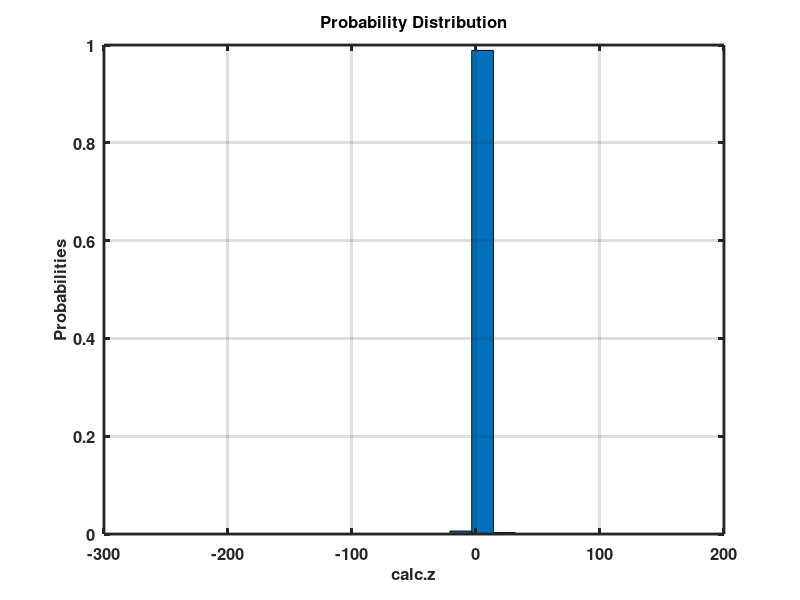

Recreate this plot in MATLAB.
Y = [
   3.8126525485450213e-001
  -8.1834411036884702e-001
  -1.5672032389119003e-001
   2.3904855311677287e-001
   2.4769430460288649e-001
  -1.0184072115723896e-002
  -3.8675295661658449e-002
   8.4570887240664153e-002
   2.1044454844268085e-001
  -1.4952504424888308e-001
  -2.4640042057984608e-002
   8.9781729954120382e-001
   1.9172040746677479e-001
   2.0028795656734542e-003
  -1.5077606259729315e+000
   4.1568118069993144e-002
  -4.1643678211142350e-002
   7.4116645303030929e-002
  -6.6310991170010200e-002
  -1.6667166038054868e+000
   3.6884932322483177e-001
   9.7865087935075659e-002
   2.7074836601009311e-001
   1.4773664131034723e+000
  -3.6448512332319737e-002
   1.1791765565652197e-001
   6.0585098721205843e-001
  -1.2217746689436196e-001
  -5.6635816703235566e-002
   9.7092545488140197e-002
   1.5849172477704512e-001
  -9.6107053972060164e-001
  -8.8216970173115861e-002
   8.2968309848103161e-002
   4.3058083952207324e+000
   2.6366410178293936e-001
  -1.2845636050027787e-001
  -1.6291337335011935e-001
   3.5433538305617240e-003
  -2.8616745728334070e-001
  -8.9185428586984021e-003
  -6.6768038268843116e-002
  -6.1265511807969304e-002
   3.7771791969340190e-002
   7.6532672091073478e-003
  -2.8765276714482713e-001
   4.1438828179637527e-001
   2.0785975891409154e+000
   1.0656418948802504e-001
  -3.8167060778472303e-002
  -4.3136040954974704e-002
  -5.6980404953004882e-001
  -7.6877266958848045e-001
   4.0772587424259621e-001
  -3.6087633182763651e-001
   4.2319790901087846e-002
   4.2319790901087846e-002
   6.2457822292158030e-002
   3.1991212680869091e-001
  -2.1132913366198214e-001
   7.7824904459584066e-002
  -4.9101266652889178e-002
  -9.3344810899561814e-002
   4.2284952609727361e-003
  -2.4988087247041434e-003
  -8.6740343318498458e-001
  -8.6740343318498458e-001
   2.7273976188254628e-001
   5.1053578581093717e-001
   5.0468153117655812e-001
   5.0091356178706226e-001
  -3.6722882479325758e-001
   4.3127708039414514e-001
  -5.0204856289293179e-002
  -1.1896455214898902e+000
  -6.5608097662260056e-002
  -4.9123784516797608e-001
   1.2416525888664577e-001
   2.6337373829025335e-002
   1.7810671609172112e-002
  -8.5514641720321471e-002
   8.5953896141586189e-002
  -1.5458231112109295e-002
   2.6875383113818524e-001
   5.3471693268128402e-002
  -1.2428691000748837e+000
   1.2623291553526458e-001
  -2.3729523769032253e-002
  -1.9852391020707898e-002
   1.9584549413751779e+000
  -3.4408740443077838e-002
  -3.2458184318154205e-002
  -3.4614982329080994e-003
   1.4047815150849503e-002
  -2.4860836840406778e-001
  -1.1672929796934682e-001
  -9.6689805845815532e-002
  -5.5064603847359672e-002
  -1.3815895000926171e-001
  -1.6778108986285198e-001
  -5.1798923090502487e-004
   3.9796058814245319e-002
   2.0158470291705855e-002
   3.1276210060332804e-001
  -1.7854536628264622e-001
  -1.2357262664453164e-001
   1.3849007955049472e-001
  -1.1963988692838504e-001
   3.8898206575359535e-002
   4.4577621457946415e-001
  -3.0141004483015016e-001
   9.5619831766928370e-002
   1.4646063949845417e-001
   5.1571373681689819e-002
   4.8370798711136181e-001
  -1.3093905616314980e-001
  -2.5107740260644307e-001
   4.6994415337194501e-001
   4.6994415337194501e-001
  -4.3578909908555180e-001
  -9.2915019884801969e-002
   9.7490474712548791e-002
  -9.6210949439717031e-002
  -1.1924471066041791e-002
  -1.4439220579975356e-001
  -6.0879934451472995e-001
  -1.4166802180372712e-001
   2.3971830344876688e-001
  -1.2130745086302623e-001
   8.4350726080665711e-002
  -7.1008746564769065e-001
  -3.7485632129785243e-002
  -6.8557250625736837e-002
  -5.7348782187919251e-002
   7.0272473311576558e-002
  -1.3945862236811020e+000
   9.8740636514937863e-002
   2.1009241699284410e-002
   3.1881023795520946e-001
  -1.8928174230327324e-001
  -5.7489114655341211e-001
   1.1382215297080689e-001
  -2.1140496606485830e+000
  -7.6574447024311862e-002
  -7.6574447024311862e-002
   4.4042814380113669e-002
   3.0669473515397860e-001
   1.7478037676578104e-001
  -6.2097385385941367e-002
   5.0384429037892725e-002
   5.5295494909210285e-001
   1.6839255535382604e-002
  -4.3504811685991067e-002
  -3.3642501106301387e-001
   7.0798560849048758e-002
   7.0367363320185880e-002
  -6.4398479814704673e-002
  -3.0062494023492342e-001
  -4.9221982100116086e-002
  -6.7478797012576461e-002
  -1.0897661181273558e-003
  -1.9296278443167139e-001
  -8.4316615850104148e-001
   1.9495826054932353e-001
  -1.3732101463026483e+000
   7.8599947814023616e-002
  -5.0646517693325921e-001
  -1.3639738185331815e-001
   8.6940834576952619e-004
  -8.8946230479401506e-002
   8.9367736679232798e-002
   2.4781566295458232e-001
  -5.8166401545124014e-001
  -6.0663306454609378e-002
   1.3100483243134303e-001
   1.0153250141672161e+000
  -2.0844663444588465e-003
   9.1935248914055623e-001
  -1.4177451826107856e-002
  -1.7322334615065910e-002
  -1.9274604617730468e-001
  -2.4267857044608857e-001
   5.9616400266933808e-002
   5.0835281905167595e-001
   5.0835281905167595e-001
  -7.3600466978595300e-003
  -6.8740750177404186e-001
  -1.5046855205415278e-002
   3.8146901833097955e+000
  -1.0760673772531861e+000
  -8.5303131537594792e-002
   2.4335424584797663e-001
   3.0985793391511651e-001
   6.5929539042173269e-001
   1.2859529499815764e-001
  -1.3073404806967742e-001
   1.6402691259197337e+000
   1.8940640459751842e-002
   2.3589465566368099e-002
   3.6482543535870371e-001
   9.3482052881948052e-001
   1.0360946987234802e-001
   7.4617539823979575e+000
  -1.2585375540850585e-001
  -2.4744018877831073e-001
   6.1834964703154838e-001
  -5.9206163232389683e-002
  -4.7316565209486078e-001
   2.1956934769088773e-001
  -1.1481123787957002e-001
   1.4328682102711529e-001
  -4.7900175876227713e-003
  -2.9781149324207279e-001
  -5.1600368731570256e-001
  -1.2003458620802428e-001
  -8.3571218112954648e-002
  -4.1128403625732994e-002
   1.7338549519481233e-001
  -1.7910228766757526e-002
  -1.7969788793094199e-001
   9.0124573727846033e-002
  -1.0291866933755978e-001
  -2.0308474445777928e-002
   2.8898929909145393e-001
   4.5041063586343112e-002
   3.9623231827746713e-001
  -3.0720342752249202e-002
   5.3423557818516626e-002
   6.9455955459766253e-002
   5.3118367315177509e-002
   2.7264487171033158e-001
   2.0122720042462947e-001
   1.5129504156375126e-001
  -4.3241301017918310e-001
   9.6164057966596061e-003
  -1.8623834500149267e-001
  -1.9236810798731127e-001
   5.8101820679346897e-003
   5.8101820679346897e-003
   1.3635647107855183e+002
   2.2496850409100122e-001
  -3.1523934856795569e-002
  -2.0947634742560655e+000
  -4.2511692922065314e-001
   2.1866206392135030e+000
  -6.6194091611232853e-002
  -3.0099996347729335e-002
   2.0464148245227362e-001
  -9.8188810614787958e-003
   1.2778540474331462e-001
   3.7153907453910207e-001
  -3.1455872001703900e-001
  -1.8762582945066961e-001
  -3.1393483707654242e+000
   5.7267289871415973e-002
   1.4834685701596592e-002
   1.2081576979739497e-001
   9.0052987007489191e-002
   2.9074998428058196e-001
  -2.1666635275198427e+000
   8.2394980044705995e-002
  -1.5477333798876644e-001
   8.1692545834978836e-001
  -2.2020175539797082e-001
   1.4406799683816260e-001
   4.3291573478854227e-002
   4.0814936345865599e-001
  -1.6769208627089363e-001
   4.4386080451549581e-001
   7.0715517221654686e-002
   4.3274491053925634e-001
   1.9986876237227189e-001
  -1.7259010893858950e-001
   1.3913541391507451e-002
  -6.7704260445441283e-003
   2.4903289320079566e-001
   3.1207883143163223e-001
   3.5139012065903190e-002
  -6.9426060648748167e-001
   1.0907580063964950e-001
   1.2513887020655551e-001
   3.8794546102736732e-001
   2.9324154105355860e-001
   2.4037429781979222e-001
   4.7986631103294312e-002
   7.2442742267211188e-002
  -2.9612941731179337e-001
   8.6008169820205923e-003
  -1.0457730694680383e+000
  -2.5906625067526878e-001
  -2.4553279897969008e-001
   1.0038325059040829e-001
   1.8440842100533897e-001
  -4.2479610592491744e-002
  -6.1079534174149486e-001
   2.2717050663113669e-001
   2.7155797682393173e-001
  -1.2541975262686544e-001
  -3.5446777381597067e-001
  -1.8388490293303899e+000
  -3.2754323012252712e-001
   1.4256106703271623e-001
  -2.1194494366177097e-001
   4.8864997553011351e+000
  -7.3404505020649824e-002
  -2.7427494779132328e-001
  -1.6985400903826300e-001
  -4.4478526363490345e-001
   4.2858322321309636e-002
   3.6155432400252135e-001
   1.1426786154531211e-001
   5.5668972222471769e-001
  -2.7916755905378410e-001
  -4.0240395088716477e-002
   4.3035608620057814e-002
  -1.4547901646606087e-001
  -1.3229881183235934e-001
   4.2398274307483536e-001
   1.9516189490467406e-001
   6.3009918379898633e-001
   8.2687164115528800e-001
   5.4272074006138449e-001
  -1.9995303019584767e-003
   1.4216861525342334e-001
   1.9498093633206925e-001
  -1.3235659812039974e-001
   1.5691051152907637e-001
  -2.2847145979817195e-003
   5.6457868953422441e-001
   4.7823030563932312e-001
   3.3902999481370761e+000
  -5.1198691031268806e-001
  -4.5440732039986026e-002
   2.4464783818342478e-001
  -4.7566510820055440e-002
   1.1061769416243579e+000
  -1.3129633620991918e-001
   3.0987641852949156e-002
  -4.8703142523550075e-001
  -1.1495457110703863e-001
   3.2905675293254144e-001
   5.9551778023598331e-002
   3.6540474242388904e-001
   8.5523492069699530e-002
   3.0088644586647267e-002
   3.4983469942454368e-002
  -2.7689746320347073e+000
  -7.9129589723329385e-001
   2.5251385774420498e-001
   1.2562483635068142e-001
  -1.4660067507977525e-002
  -3.7045724878553350e-002
   1.2267711433262077e-003
   7.5494642544492652e-001
  -2.5286789353189381e+000
  -1.5488313992921623e-001
  -2.5320033797755337e-001
  -2.2796673955345242e-001
   3.5452109572573581e-001
   1.7269500891345533e+000
  -1.5252890175858336e-001
   1.0462374086958304e-001
  -5.1058195384011829e-001
   3.0461746753192426e-002
   1.4113752491596885e+000
   2.6895666100516880e-001
   3.9447158776757384e-002
   6.4256393933071684e-002
   4.4542847726287221e-002
   1.0665918293529893e-001
   1.0696954180759068e+000
  -6.7988925425270477e-002
  -1.2556655105069314e-002
  -1.2556655105069314e-002
   2.2641336645841545e+000
  -1.4224553845838467e-001
  -4.5527932933712467e-001
   2.0494483468497457e+001
  -3.7612360711262505e-002
   1.6931931717148885e-001
  -2.9827510380335369e-002
   7.5976696577901891e-003
   6.2162509945630539e-003
   1.3203337779023441e-001
   1.3605480256736621e-001
   5.1462693475660945e-002
   1.6358523425316029e-001
   1.0664246295690674e+000
  -4.9035975308531748e-001
   2.2601636040680315e-002
   2.0272111622740574e-001
   1.6448299603603320e+000
  -1.3889325474929137e-001
  -3.2936117478906742e-002
  -9.0963959003549411e-001
  -2.2886989339621122e-001
  -1.6746750983471039e+000
  -6.8996279010668404e-002
  -6.8996279010668404e-002
  -1.9562578251523671e-001
   7.5477749488647022e-002
  -2.3574033276275294e-001
   3.0982820952643712e-002
  -1.0857709823024402e-001
  -2.2519046597196252e-001
  -7.1454550463501618e-002
   6.3249111469487584e-002
   8.5122643969486533e-001
  -1.8421369329001214e-001
  -1.6437025781089343e-002
  -1.6437025781089343e-002
  -8.2972606884871825e-001
   2.6869756917194620e+000
  -3.7028372704327558e-002
   5.8022417629990031e-001
  -5.6620233670047615e-001
   5.8157622570458756e+000
  -9.5593103507728802e-002
   7.6009646671609671e-002
  -3.8029534940583937e-001
  -1.8097654241160588e-001
  -2.0128076048847471e-001
  -5.9699318176112581e-001
  -5.0615469531090224e-002
   2.4454640022944046e-001
   7.8217756556714657e-001
  -1.1631667145196735e-001
   9.8000755228341077e-002
   7.7097070950321547e-002
   2.4469343772557738e-002
  -9.6141343976273136e-002
  -4.3208341241491005e-002
   3.1296521316789200e-002
  -1.5109235504513310e-001
   3.1019101214727070e-002
   3.9446284366513533e-002
   6.1416439075539841e-001
   1.7172260785983637e-001
  -1.0692012141045995e-001
  -7.8378832015002106e-002
   5.6147825946471275e-002
   1.7886712047740558e-001
   3.5055985197755463e-001
   6.3200559790065674e-003
   2.5973796000869607e-002
   3.5301242665362116e-002
   1.2096746186939794e-002
   4.1735632684880292e-001
   1.9216870459582555e-001
  -9.2337544864159486e+000
   2.6733909962836734e-002
  -2.3686689707138922e-001
  -2.8582893976250301e-001
   3.8360107596555421e-002
  -1.1344349947988192e-001
  -5.5468032225007284e-002
  -5.0638904860371363e-002
   1.8132927046156669e-002
  -4.4773398954660766e-002
  -1.0146008599167435e-001
  -6.6359165923561810e-003
   2.7976621799030984e-002
   2.2789870449755037e-001
   2.4041405383669315e-001
  -2.6685771460572279e-002
  -2.5059998432891570e-002
   2.6471608880921788e-001
  -4.1782653067137993e-002
   4.3848481406206663e-001
   2.9149735424261941e-001
  -2.8895664251532855e-002
  -7.3785380419995250e-001
  -2.2393292707316489e-001
   7.6067308175943680e-004
  -6.8707592079193913e-001
  -3.6052691586176602e-003
  -4.9682524291967295e-001
   7.9926548754722951e-002
  -8.6907860897288178e-002
  -3.7116305247824183e-001
   1.7084425246279195e-001
   1.4648396986502649e-001
  -1.8540026717212148e+000
   1.4665070994968527e-001
  -1.7170368791114543e+000
   1.3442592858013072e-001
   9.8713615180207381e-001
  -3.0760421431977464e-001
  -1.5739740643962127e-003
  -3.6792358540373065e-003
  -1.0532693167788280e-001
   9.6117334947431021e-002
   4.1756256455025542e-001
   5.0258018353259749e-002
   3.4346462971884648e+000
  -2.2957648146113843e-001
   9.8386541507095110e-002
   1.7636605630567284e-001
   8.8826061518505306e-002
  -4.0963795856109465e-002
  -1.2389274491376707e-001
  -4.4214555713443698e-001
   1.1420167641572249e-001
  -1.4294506271585405e-001
  -5.2192802043432865e-002
  -1.1379505210285031e-001
  -1.2312116853443905e-001
   8.6932285931081293e-002
   1.9255461922768663e-001
  -7.9422743535012500e-003
  -7.9422743535012500e-003
   9.2901515172460336e-001
   1.4338196513281987e-001
   1.3291079477577052e-003
  -5.1863126748736617e-002
   1.0369400988264758e-001
   8.6423398952262753e-002
  -6.4899428813009294e-002
  -1.5930855701558472e-001
  -1.3343178090783386e-001
  -1.3180784349741934e-001
  -4.2832449520923571e-001
   4.8482538718120784e-002
  -1.4444233483340703e-002
   1.5012736645629940e-001
   2.0070703181814112e-001
  -1.7860789988772863e-001
   2.0252987067164965e-001
  -1.1322628567552481e-001
   3.7129730052305199e-001
  -3.7587379096933778e-002
  -9.6607921932064258e-002
  -4.7920927218260595e-001
  -6.0507821329290057e-001
  -3.9911102055800557e-001
  -4.2121101420169244e-001
  -4.9484713398693231e-002
  -3.9487297004227241e-002
  -5.0307894400855135e-001
   6.4806922896440922e+000
   2.8928638287767139e-001
  -1.4060077568099150e-001
  -1.4060077568099150e-001
  -9.0854608187528038e-002
  -2.5062715836704802e-002
  -5.8133403449613774e-001
  -6.2291772582776239e-001
   5.3739314266671348e-002
   5.3739314266671348e-002
   1.9170364097959158e-001
  -3.0013006999788661e-001
  -4.3129521156674032e-002
  -4.3031021374199818e-001
   4.2489627659543083e-001
  -5.1327568791880725e-002
  -6.6508221468650874e-002
   2.7330540290781613e-001
  -5.5063446651703554e-002
   7.2335386086757422e-002
   4.1373927381537356e-001
   4.6812002015953631e+000
  -2.2533156257377621e-002
  -3.8733840212067244e-001
  -1.0961609364961113e+000
   1.6745851253251903e-001
  -2.7466315590429807e-002
  -7.5841486617818443e+000
  -7.2149610435988101e-003
  -7.3931186604448570e-002
  -4.8035482742222300e+000
  -3.7806591219482870e-002
  -2.4347891683610335e-002
   1.4583316959169141e+000
  -1.1469165270871938e-001
  -2.7731976273045817e-002
  -6.4095778028201975e-002
   1.4143048889290730e-001
   1.7479780627040753e-001
   3.9438271096696603e-001
   1.6116370564906304e-001
  -1.9267193492470566e-001
   1.0197085720409220e-001
   2.5576132250233665e-002
   4.9470088461488773e-002
  -1.9660399322873279e-001
  -3.5231454746289964e-001
  -1.1883191017117994e-001
  -1.1669922131593947e-001
  -1.6151542081350651e-001
  -1.5757247009742428e-002
  -5.7562577676220895e-002
  -6.9742528299411188e-001
   8.3540580549881427e-001
  -5.3942336605150368e-002
  -1.4230451039289996e-002
  -1.1240048297809413e-002
  -1.8860234469441134e-001
   4.7681443391891398e-001
  -9.0730267632059630e-002
  -1.3691174495358969e+000
   2.8998708096763837e+000
  -6.2426449899490886e-002
  -2.9226679422773398e-002
  -2.9226679422773398e-002
  -2.2053434460071455e-001
   1.8991711896943628e-001
  -2.1328480896514126e+000
  -8.2366713145186754e-001
  -2.4528291402828164e+000
  -3.4413643579350707e-002
   5.7538462662587844e-002
  -2.4882266436327879e-001
   4.7249201575542910e-002
   4.5035249503618668e-001
   2.5504630715220089e-001
   3.0221423622360427e-001
   2.4471769313940955e-001
  -7.8947557976806282e-001
   6.7782200021455352e-002
   6.7782200021455352e-002
   1.1131477224799127e-001
   9.7399730485281763e-002
   4.0318470554221580e-001
   7.0798271278253000e-002
  -6.9438475731954963e-001
   1.3512132066491201e-002
   8.5878295825089004e-002
  -6.6943570303168703e-003
   9.1547812541931811e-002
  -9.1652398701897911e-002
   2.1071746721870685e-001
   1.6104257731780058e-001
   8.5222408487843446e-002
  -2.8412351358536952e-001
  -3.7330085887673906e-002
   4.0688779271209324e-001
   7.0675770806490223e-001
   3.9751072441246782e-003
  -8.9233299074341854e-002
  -8.6108906669234286e-001
  -8.6108906669234286e-001
   3.7254681062312671e+000
   2.8216167314130989e-002
   3.3536423460625042e-001
  -4.2405440928158911e-001
  -4.3154641589391849e+000
  -3.2180929703037581e-001
  -2.1487601843452473e-002
   3.5778461290364905e-001
   6.4059455110477825e-001
   1.0072863873201516e+000
  -3.7201844007271695e-001
   9.3612254670271070e-003
  -4.8944076107906548e-001
  -3.3092620823544985e-002
   7.5368564110457226e-001
   1.7798120588105338e+001
   6.1550834745206555e-002
   3.8174064526549700e-002
  -3.0820617887509578e-002
   3.0270169120689527e-001
  -5.9667066003296597e-002
  -1.0543334419114980e-001
   2.3806070436815763e-001
  -9.5648727922115692e-002
  -6.4862781649348722e-002
  -6.6580894650501252e-002
  -5.4794498602201210e-002
   3.0089258069051211e-001
  -3.9764552292400468e-001
   4.9905719228565382e-001
   5.1151509704270559e-001
   6.9348196915238951e+000
  -2.1053843116606736e+000
  -6.8404623985325125e-002
  -1.0139863943608257e-001
   1.0947314759116582e-001
   8.6324546564376312e-002
   5.1554891617096588e-001
  -2.4508150065439736e-002
   7.7824727259809406e-002
  -1.0978865604177093e-001
   6.6413397411110331e-001
  -1.1065922358565838e-001
  -3.9798691302733780e-002
  -6.7979417532054748e-002
   7.0372523006874621e-001
   2.9922585049527134e-001
  -4.6485340007544243e-002
   2.7238984768819047e-001
  -5.5614007385363297e-002
   1.1507692343054084e-001
  -1.0034461054519026e+001
   1.5314475422354734e-001
  -2.9736500478322109e-001
  -1.3873219102414552e-001
   7.4400769253378618e-001
   1.8473598797591298e-001
   7.6238634991240772e-001
   1.6436964992622871e-001
   1.1643469071302888e-001
   1.4787472921633885e-001
   1.8889671732439528e-001
  -2.4885023877160361e-002
  -5.1070409337024680e-001
   2.2232754806484936e+000
   4.6111249121500869e-001
  -4.7507662882562286e-002
  -6.9942212904069223e-001
  -1.6993520547414175e-002
  -2.8256913231187308e-001
   8.8789367963061777e-002
   2.7259001281654688e-001
  -1.3370502912958594e-002
   6.4816318985879945e-002
   6.4836180328897167e-002
  -2.7244019848258427e-001
  -5.0115330784854570e-002
   2.0136708236799741e-001
   5.8947114104793717e-002
  -3.9302940495656399e-002
  -2.0829635330391327e-001
  -4.0569228691252773e-001
   3.8031532240885862e-001
  -9.6908256563724732e-002
  -3.1195925726907270e-001
   1.1053083057755060e+000
   1.0334569961912341e-002
   3.6450583684169802e-001
  -2.0884497208012961e-001
  -1.3947160276315998e-001
   1.4436014074513789e-001
   1.4436014074513789e-001
  -1.0386889445983796e-001
   9.5397679588178200e-002
   9.5397679588178200e-002
   2.6178376824365346e-001
   2.3405206195062830e-001
   1.4161692668855275e-002
   1.8612008283111547e-002
  -6.2525747223849321e-002
  -2.3717477597389746e-002
  -2.1648722370975962e-001
   9.6686746547702679e-002
   3.0415736185906728e-001
  -3.4970482214943016e-001
  -3.4970482214943016e-001
  -9.9136010961636697e-002
   1.1771669278176761e-001
  -1.7149157399443591e-002
   2.2297611267396705e-001
  -6.3116286554365320e-001
  -4.6556257500554721e-001
  -6.0310595178980957e-002
  -1.3707011012076951e+000
   2.8374179241864173e-001
  -2.3495546112090723e-001
   2.8643800835920685e-001
   1.3271091057233128e-001
   9.1457390761832930e-002
   1.2805949526225108e-001
   2.5332097157008876e-001
  -4.4450494709209815e-001
  -2.1331027447312245e-001
   2.5805489337155735e-001
  -2.5241003024928099e-002
  -9.8481766224984435e-001
  -9.4496816676724674e-002
   3.8016732955076155e-002
  -1.1981656406436528e-001
  -3.7691142951063010e-002
  -1.9018842364700433e-001
  -1.9018842364700433e-001
  -6.7152148773448009e-002
  -9.7354653226736670e-002
   1.7961832984049531e-003
  -1.1921556100316699e-001
  -6.6988804869029146e-003
  -7.0089310288530285e-002
   8.0813883394861313e-002
   2.9065273044527012e-001
   2.9093435727745330e-002
  -8.4336103667124893e-002
  -1.0356561975409662e+000
   1.9032573680416016e+000
  -1.2613732996600149e-001
  -7.2994506178971352e-002
  -5.8726200989466182e-001
  -1.7701616388094185e-001
  -3.7425068732890858e-002
   2.2862796324451801e-001
   1.8204556841236934e+000
  -1.4255632035095073e-001
   3.0583506964055041e-001
   4.1326378924249546e-001
   7.9186133171433429e-002
  -1.0414067605905311e+000
   3.1501786423449363e+000
   4.2629088522209362e-002
   4.2629088522209362e-002
   2.5070754510489157e-001
   1.3303185435378909e-001
   6.3685050212332162e-001
  -2.5443387859543276e-001
   1.9492614511973656e-002
   1.4466742980984529e-001
   3.1433980013501550e-001
   1.7266838558128364e-001
   6.9020444486147525e-003
   8.5855039259447030e-001
   2.1798246448130071e-001
   1.5480804036784663e+001
   4.8708775018290858e-002
  -5.9575859743913294e-003
   6.7435411849205137e-002
   1.4434502016762213e-001
   4.1820274322579516e-002
   2.0216082235612129e-001
  -1.5146991125821642e-002
  -1.6332889784724378e+000
  -1.5115136197263106e+000
  -1.6940443762519433e-001
  -1.8897801555151761e-001
   4.3096297244043769e-001
   9.5511542437147476e-002
  -1.3744343738095223e-002
  -1.9451631055974131e-001
  -1.3591802688287749e-001
  -3.8302353774160369e-001
  -3.8302353774160369e-001
   4.5667453859059043e-002
  -3.2737414985226301e+000
  -1.4179415711025953e-001
   2.2884528927902211e-002
   4.6688802161698123e-003
  -1.3064767551359110e-001
  -4.0015776429560229e-001
  -4.0303128865875915e-001
   1.6188233880982630e-002
   3.4583226198144930e+000
  -3.2607999144806860e-002
   1.1527046288328494e-002
   1.5091989560139504e-001
   7.2813340004847182e-002
   1.6905767366093530e-001
   1.4803687820079920e-002
  -1.1090351591837241e-001
  -9.2761831648774211e-003
   2.2255908539614877e-001
   4.1167973993233874e-002
   4.6478259149578234e-003
   3.1766205223928523e-001
  -6.6726887405007917e-001
   6.1102746844422440e-001
   5.5590334499892808e+000
  -7.0056448054359205e-002
  -8.2109006346539407e-003
  -1.9611937534638113e-001
   1.7899675096534911e+000
   2.9065673190857105e-001
  -1.7069864326105287e-003
  -1.8284395671959903e+000
   5.9911449549808304e-001
   1.3489243291287036e+000
  -1.1717598255687167e-001
  -1.5321180585638100e-001
  -2.6911983884436336e-001
  -1.1340043615435708e-001
  -3.9881668901441641e-001
   1.2659731951174177e-001
   9.1548550520681990e-002
  -4.5049526768565634e-002
   4.8315552738793018e-002
   2.3714768084390606e-002
   1.6014712016616653e-001
   7.2442495341451230e-001
   2.0983063294840457e-001
   5.2171430333552427e-001
   5.2171430333552427e-001
   5.2220296805825472e-001
  -7.3391858211059063e-002
  -3.9533491651013974e-001
  -2.3558625387911500e-001
   2.2453483003835380e-002
   2.1755370045417732e-002
  -1.5743953518352598e-002
   4.0352815306597130e-002
  -3.0213039035840075e-002
   9.8645302838535787e-002
   5.8233518195922093e-003
   6.8577414738818759e-002
   3.5108423394180077e-001
  -1.7513234570071606e-001
  -6.8075850047317010e-001
   2.2018606686776345e+000
  -1.6386996067875625e-001
   4.9687564640955523e-001
  -1.3337357926379683e+001
   3.5281861727569461e-002
  -1.5613669768568048e-001
  -4.9868522908162499e-001
   1.0383150005532284e-001
  -2.6902813645321962e-003
  -1.2139513423646844e-001
   3.1610696413814909e-001
  -9.5413240420326451e-002
  -5.1773732647744519e-001
   5.7631374171548866e-001
  -1.2427017180665724e-001
  -5.9685550845042817e-002
  -2.8623175242231153e-001
  -5.9129567316477991e-002
  -4.1400537444703372e-001
   3.2411856665338484e-001
  -1.7433009625445758e-001
  -4.3974926380726101e-002
   6.5142332420785057e-002
  -1.1866281677553625e-001
  -2.0753567418227017e-001
  -8.7278259787093138e-002
  -8.6056461085544211e-001
  -4.3381312890111594e-002
   7.6508004010204744e-002
  -6.1350294760569313e-001
   1.8089228979078404e-002
   4.6171995362972090e-002
   4.4533448161604872e-002
   4.4809533444602556e-001
  -1.2493086344458575e+000
  -1.7969051210562681e-001
  -5.0746876502216869e-002
   3.1715834070783488e-002
   2.3013106485348284e-001
   1.8187651343079672e+000
  -7.5570024800412541e-002
  -1.4137891105323905e+000
   6.6122004657193895e-002
   4.7036960760813784e-001
   5.5137498178568345e-001
   1.7890240394494242e-001
  -5.3866604179032640e-001
   3.9518734335159506e-001
  -5.1659147135873142e-002
  -9.7592199910593064e-002
   1.7193751427749934e-001
   3.0826756647529041e-001
  -1.4683689445097992e-001
   6.0999449002723118e-002
  -3.0821826967564048e-001
  -4.2216028605627137e-001
  -6.3335200776414399e-002
  -1.7961009725835095e-001
   2.4479450432084793e+000
   1.1657803552254953e-001
  -1.3311104189304601e-001
  -4.7640204320304264e-001
  -2.0635264903987899e-001
  -6.9610651850030960e-003
   1.9319520245481985e-002
  -6.7517099632355068e-002
   4.3401371272342354e-001
  -2.5268963665656097e-001
   1.8218864934154814e-002
   2.2389295931325191e-002
  -1.0494492216620539e+000
   6.3557764138117229e-002
   1.0775264238082945e-001
  -1.3159721360904952e-001
  -1.3761264320439576e-001
  -3.1967789311695624e-002
  -3.1967789311695624e-002
  -7.8685711754094134e-001
  -1.1898670634830344e+000
  -5.3230461829120730e-002
  -7.1153876044815667e-001
  -1.8898844733793919e-002
  -5.4583395740378975e-003
  -3.0499991688947369e-002
   1.4385034277593614e-002
   7.4208334038865689e-002
  -4.1834039296280379e-001
   1.5080309533731734e-001
  -5.5955261661966393e-001
  -6.6661375091302101e-003
  -2.1312972382740259e+002
   1.1089660551917177e-001
   1.5064825750162716e-001
   6.1274211809385908e-002
   1.9074430499288983e-001
  -3.1313199049319046e-001
   1.9908857446921147e-001
   9.8014516906776247e-002
  -5.2832647961176829e-002
  -3.9138055517488723e-001
   1.6447404009071045e-002
   8.9640372938651042e-002
   2.4727929812095933e-001
   8.2488523972848185e-002
   4.2496336172135683e-002
   5.1312246679047338e-002
];
if exist('noCLF') 
   hold off
else
   clf
end;
twoPlots = 0;
if (twoPlots == 1)
subplot(1,2,1)
end;
[nk,xk]=hist(Y(:,1),20);
bar(xk,nk/1000,1.0)
set(gca,'linewidth',2)
set(gca,'fontweight','bold')
set(gca,'fontsize',12)
grid on
box on
title('Probability Distribution','FontWeight','bold','FontSize',12)
xlabel('calc.z','FontWeight','bold','FontSize',12)
ylabel('Probabilities','FontWeight','bold','FontSize',12)
if (twoPlots == 1)
Yk = sort(Y(:,1));
Xk = 1 : 1000;
Xk = Xk / 1000;
subplot(1,2,2)
plot(Yk, Xk, 'lineWidth',3)
set(gca,'linewidth',2)
set(gca,'fontweight','bold')
set(gca,'fontsize',12)
grid on
box on
title('Cumulative Distribution','FontWeight','bold','FontSize',12)
xlabel('calc.z','FontWeight','bold','FontSize',12)
ylabel('Probabilities','FontWeight','bold','FontSize',12)
end;
